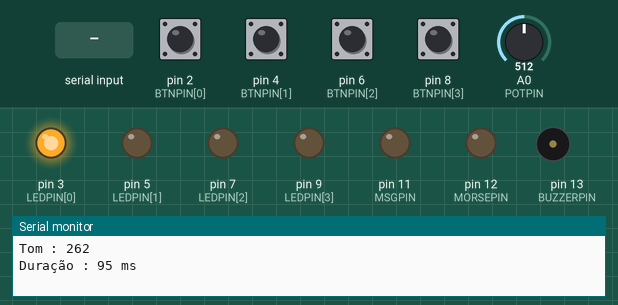
A sketch run on a simulated Arduino Uno, built with avr-gcc and run on an emulated ATmega328P. On the bench: output pins drawn as LEDs (lit = HIGH), buzzer (waves = sounding), the last lines printed to the serial monitor. The inputs (shaded band) are chosen by the test bench; at power-on: pin 2 (BTNPIN[0]), pin 4 (BTNPIN[1]), pin 6 (BTNPIN[2]), pin 8 (BTNPIN[3]) LOW, A0 (POTPIN) = 512.

Above: at 1.2 s.
1.3 s: "90 45\n" received over Serial
At 2.44 s:
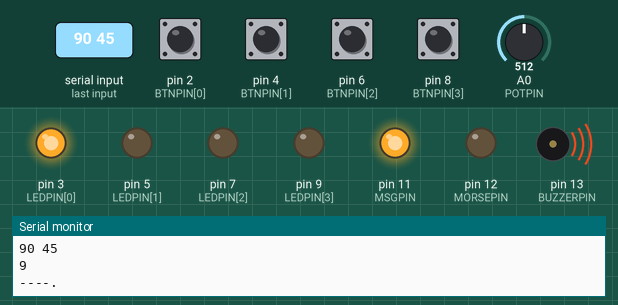
At 6.7 s:
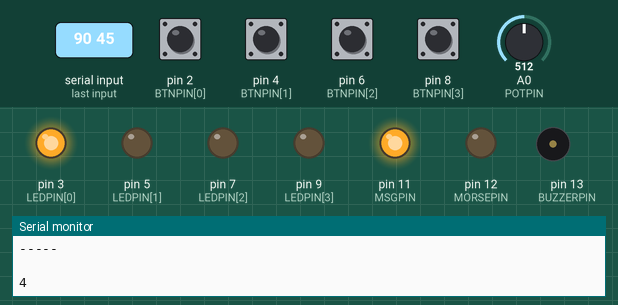
Timing chart, 0 to 10.3 s (numbered marks = the images above; inputs shaded):
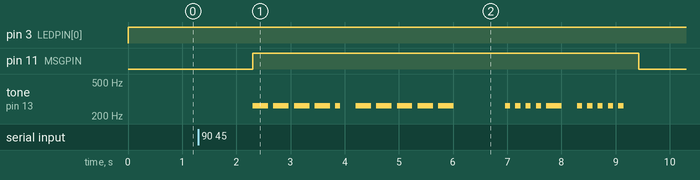

Measured:
- after the input at 1.3 s, pin 11 (MSGPIN): LOW → HIGH after 1.0 s, → LOW 7.1 s later; tone on pin 13 (BUZZERPIN): plays 262 Hz for 0.29 s, 262 Hz for 0.29 s, 262 Hz for 0.29 s, 262 Hz for 0.29 s, 262 Hz for 0.10 s, 262 Hz for 0.29 s … (20 notes in this stretch), starting after 1.0 s

The sketch:

PFINAL.ino
```cpp
// PROJETO MORSE
#define BUZZERPIN  13 // Pin out do buzzer
#define MORSEPIN   12 // Pin out do led branco
#define MSGPIN     11 // Pin out do led vermelho
#define POTPIN     A0 // Pin in do potenciometro
const int BTNPIN[] = {2,4,6,8}; // Pin in dos botões de pressão
const int LEDPIN[] = {3,5,7,9}; // Pin out dos leds dos botões de pressão

// temporizações
#define DITMIN  50    // duração inicial do ponto (DIT) em milisegundos
#define POTMIN  -30   // valor mínimo do potenciómetro (para mapeamento)
#define POTMAX  120   // valor máximo do potenciómetro (para mapeamento)
int duracaoDITS; // DITMIN + valor do potenciometro (POTMIN..POTMAX)
int duracaoDAHS; // 3 * duracaoDITS
// Intervalo entre pontos e traços 1 DIT
// Intervalo curto (entre letras) 1 DAH
// Intervalo médio (entre palavras) 7 DITS
// Intervalo longo (entre frases) 4 DAHS

// Tons do buzzer
const int TONS[] = {262,349,494}; // Do,Fa,Si

// Código Morse
// ascii números 48..57 '0'..'9'
const String numMORSE[] = { "-----",
                            ".----",
                          	"..---",
                          	"...--",
                          	"....-",
                          	".....",
                          	"-....",
                          	"--...",
                          	"---..",
                          	"----." };
// ascii letras 65..90 'A'..'Z'
const String chrMORSE[] = { ".-",	// A
                            "-...",
                          	"-.-.",
                          	"-..",
                          	".",
                          	"..-.",
                          	"--.",
                          	"....",
                          	"..",
                            ".---",	// J
                          	"-.-",
                          	".-..",
                          	"--",
                          	"-.",
                          	"---",
                          	".--.",
                          	"--.-",
                            ".-.",	// R
                          	"...",
                          	"-",
                          	"..-",
                          	"...-",
                          	".--",
                          	"-..-",
                          	"-.--",
                          	"--.." }; // Z
// ascii espaço  32 ' '
// ascii outros  ',' '.' '?' ';' ':' ''' '-' '/' '(' ')'


int potValue = 0, potAnt = -10;
int btnOn = 0, btnAnt = -1;
bool msgOn = false;
String msg;

void setup()
{
  for(int i = 0; i < 4 ; i++)
  {
    pinMode(BTNPIN[i],INPUT);
    pinMode(LEDPIN[i],OUTPUT);
  }
  pinMode(BUZZERPIN,OUTPUT);
  pinMode(MORSEPIN,OUTPUT);
  pinMode(MSGPIN,OUTPUT);
  pinMode(POTPIN,INPUT);
  Serial.begin(9600);
}

void loop()
{
  	if( !msgOn )  // Se não estiver a processar nenhuma mensagem
    {	// verifica estado dos botões de pressão
      for (int i = 0; i < 4; i++)
          if(digitalRead(BTNPIN[i]))
          {   btnOn = i;
              break;
          }
      if (btnOn != btnAnt)
      {
          for(int i = 0; i < 4; i++)
            if(i == btnOn)
            	digitalWrite(LEDPIN[btnOn],HIGH);
            else
            	digitalWrite(LEDPIN[i],LOW);
          btnAnt = btnOn;
          if(btnOn != 3)
          {
          	Serial.print("Tom : ");
          	Serial.println(TONS[btnOn]);
          }
      }
      // verifica valor do potenciometro
      potValue = map(analogRead(POTPIN),0,1023,POTMIN,POTMAX);
      if (potValue != potAnt)
      {
          duracaoDITS = DITMIN+potValue;
          duracaoDAHS = 3 * duracaoDITS;
          potAnt = potValue;
          Serial.print("Duração : ");
          Serial.print(duracaoDITS);
          Serial.println(" ms");
      }
      // verifica existencia de mensagem
      if (Serial.available())
      {
          msg = Serial.readString();
          if (msg != "")
            msgOn = true;
      }
  }
  else  // existe uma mensagem a processar
  {
    digitalWrite(MSGPIN,HIGH);
    processa_mensagem(msg);
    msg = "";
    msgOn = false;
    digitalWrite(MSGPIN,LOW);
  }
}

void processa_mensagem(String msg)
{
  char c;
  int i, nc;
  String codMorse;

  msg.toUpperCase();
  nc = msg.length();
  Serial.println(msg);
  for(i = 0; i < nc; i++)
  {
    c = msg[i]; // carater a processar
    Serial.println(c);

    if(c == ' ')  // espaço entre palavras (médio) = 7 DITS
      	delay(7*duracaoDITS);
    else if (c == '.') // final de frase (longo) =  4 DAHS
      	delay(4*duracaoDAHS);
    else
    {
      if(i!=0)
      	delay(duracaoDAHS);  // espaço entre letras (curto)
      codMorse = "";
      if (c >= '0' && c <= '9')
      	codMorse = numMORSE[c-'0'];
      else if (c >= 'A' && c <= 'Z')
        codMorse = chrMORSE[c-'A'];
      Serial.println(codMorse);
      morse(codMorse);
    }
  }
}

void morse(String codmorse)
{
  char c;
  int i, nc = codmorse.length();
  int milis;

  for(i = 0; i < nc; i++)
  {
    if (i!=0)
      delay(duracaoDITS);   // delay entre traços e pontos
    c = codmorse[i];
    if(c == '-') // traço
		milis = duracaoDAHS;
    else		// ponto
      	milis = duracaoDITS;

    if(btnOn==3) // morse luminoso
      	digitalWrite(MORSEPIN,HIGH);
    else		// morse sonoro
      	tone(BUZZERPIN,TONS[btnOn]);
    delay(milis); // duração
    if(btnOn==3)
	    digitalWrite(MORSEPIN,LOW);
    else
    	noTone(BUZZERPIN);
  }
}
```
